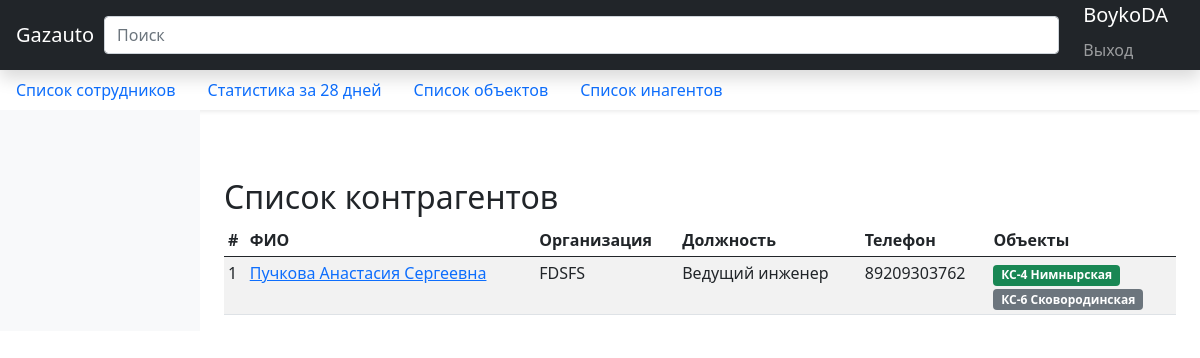
The app's page /agent/ (signed in), older data.
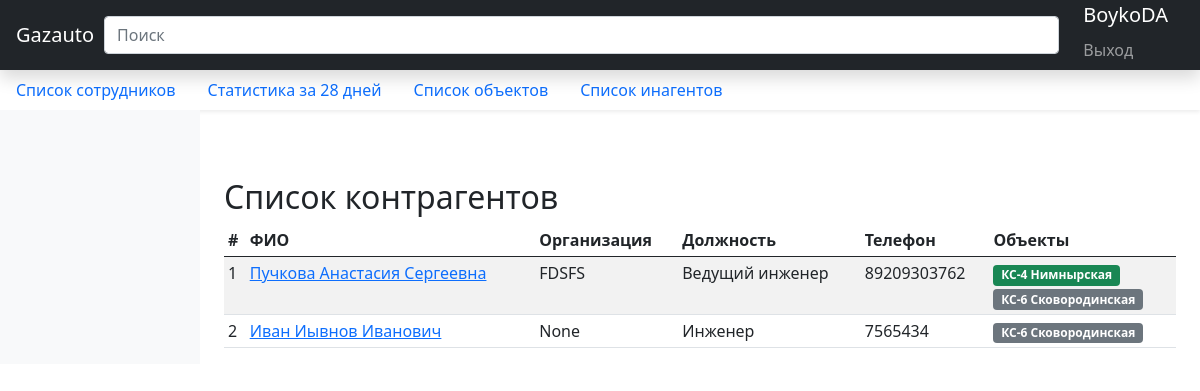
The same page, newer data.
### statistic_app/models.py (models this page shows, shortened)
class AgentProject(models.Model):
    first_name = models.CharField("Имя", max_length=200, blank=False, null=False)
    last_name = models.CharField("Фамилия", max_length=200, blank=False, null=False)
    father_name = models.CharField("Отчество", max_length=200, blank=False, null=False)
    position = models.CharField(verbose_name="Должность", max_length=200)
    description = models.TextField(verbose_name="Описание", null=True, blank=True)
    location = models.ManyToManyField(Project, verbose_name='Объект', blank=True, related_name='agents')
    phone_number = models.CharField(verbose_name='Телефон', max_length=200, blank=True, null=True)
    email = models.EmailField(verbose_name='Почта', blank=True, null=True)
    organisation = models.CharField(verbose_name="Организация", null=True, blank=True, max_length=200)
    url = models.SlugField(max_length=255, unique=True, db_index=True, verbose_name="URL", default=None, null=True,
                           blank=True)
    class Meta:
        verbose_name = "Контрагент"
        verbose_name_plural = "Контрагенты"
        ordering = ['-last_name', '-first_name', '-father_name']
    def get_full_name(self):
        return f"{self.last_name} {self.first_name} {self.father_name}"
    def get_absolute_url(self):
        return reverse('agent_detail', kwargs={'slug': self.url})

class Project(models.Model):
    STATUS_PROJECT = [
        ('Не начат', 'Не начат'),
        ('Подготовка', 'Подготовка'),
        ('В работе', 'В работе'),
        ('Сдан', 'Сдан'),
        ('Тех. обслуживание', 'Тех. обслуживание'),
    ]
    STATUS_STYLE_PROJECT = {
        'Не начат': 'badge bg-danger',
        'Подготовка': 'badge bg-secondary',
        'В работе': 'badge bg-primary',
        'Сдан': 'badge bg-success',
        'Тех. обслуживание': 'badge bg-warning text-dark',
    }
    name = models.CharField("Название", max_length=200, blank=False, null=False, unique=True)
    status = models.CharField("Статус проекта", max_length=200, choices=STATUS_PROJECT,
                              default='Не начат')
    description = models.TextField("Описание события", null=True, blank=True)
    tasks = models.TextField("Задачи", max_length=2000, blank=True, null=True)
    url = models.SlugField(max_length=255, unique=True, db_index=True, verbose_name="URL", default=None, null=True,
                           blank=True)
    class Meta:
        ordering = ['-name']
    def status_style(self):
        return self.STATUS_STYLE_PROJECT[self.status]
    def get_absolute_url(self):
        return reverse('project_detail', kwargs={'slug': self.url})
    class Meta:
        verbose_name = "Проект"
        verbose_name_plural = "Проекты"

### statistic_app/views.py (the view, shortened to what this page needs)
# urls.py: path('agent/', AgentView.as_view(), name='agent_list'),
class AgentView(LoginRequiredMixin, View):
    login_url = '/accounts/login'
    model = Profile
    template_name = "agent/agent_list.html"
    paginate_by = 60
    search_quary = ''
    def get(self, request):
        contex = self.get_context_data()
        return render(request, self.template_name, contex)
    def get_queryset(self):
        if self.search_quary:
            queryset = AgentProject.objects.filter(Q(last_name__icontains=self.search_quary) |
                                                   Q(first_name__icontains=self.search_quary) |
                                                   Q(father_name__icontains=self.search_quary) |
                                                   Q(position__icontains=self.search_quary) |
                                                   Q(organisation__icontains=self.search_quary))
        else:
            queryset = AgentProject.objects.all()
        return queryset
    def get_context_data(self):
        context = {}
        context['agent_list'] = self.get_queryset()
        context['search_line'] = True
        return context

### templates/agent/agent_list.html (shortened to what this page needs)
{% extends 'index.html' %}
    {% block contents %}
    <h2>Список контрагентов</h2>
    <div class="table-responsive">
        <table class="table table-striped table-sm">
            <thead>
            <tr>
                <th>#</th>
                <th>ФИО</th>
                <th>Организация</th>
                <th>Должность</th>
                <th>Телефон</th>
                <th>Объекты</th>
            </tr>
            </thead>
            <tbody>
            {% for agent in agent_list %}
            <tr>
                <td>{{ forloop.counter }}</td>
                <td><a {% if agent.url %} href="{{ agent.get_absolute_url }}" {% endif %}>{{ agent.get_full_name }}</a></td>
                <td>{{ agent.organisation }}</td>
                <td>{{ agent.position }}</td>
                <td>{{ agent.phone_number }}</td>
                <td>
                    {% for loc in agent.location.all %}
                    <a href="{{ loc.get_absolute_url }}">
                        <span class="{{ loc.status_style }}"  data-toggle="tooltip" data-placement="top" title="{{ loc.status }}">{{ loc.name }}</span>
                    </a>
                    <br>
                    {% endfor %}
                </td>
            </tr>
            {% endfor %}
            </tbody>
        </table>
    </div>
    {% endblock %}

Row changes from the older to the newer data that the page shows:
added AgentProject: get_full_name "Иван Иывнов Иванович", organisation "None", position "Инженер", phone_number "7565434", Project (name "КС-6 Сковородинская")
